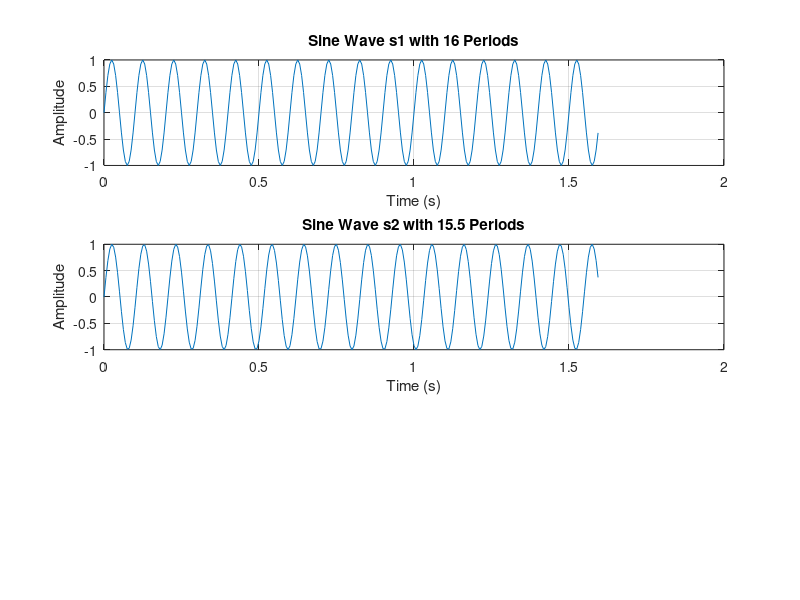

Recreate this plot in MATLAB. (Note: this script raises an error after producing the figure.)
%BE2 - PIFFER CHRISTO Guilherme
clear 
% Parameters
N = 256;            % Number of samples
f1 = 10;            % Frequency of s1 (Hz)
p1 = 16;
p2 = 15.5;
fs = (f1*N)/p1;
f2 = (p2*fs)/N;          % Frequency of s2 (Hz)
t = (0:N-1) / fs;   % Time vector

% Generate s1 and s2
s1 = 1 * sin(2 * pi * f1 * t);
s2 = 1 * sin(2 * pi * f2 * t);

% Plot s1
subplot(3, 1, 1);
plot(t, s1);
title('Sine Wave s1 with 16 Periods');
xlabel('Time (s)');
ylabel('Amplitude');
grid on;

% Plot s2
subplot(3, 1, 2);
plot(t, s2);
title('Sine Wave s2 with 15.5 Periods');
xlabel('Time (s)');
ylabel('Amplitude');
grid on;

load('SigTest.mat')
[frequencies, DFT_modulus] = myspectrum(s1, fs);

% Plot the modulus of the DFT
figure;
subplot(2, 1, 1);
plot(frequencies, DFT_modulus);
title('DFT Modulus');
xlabel('Frequency (Hz)');
ylabel('Amplitude');

% Plot the phase of the DFT
subplot(2, 1, 2);
plot(frequencies, DFT_phase);
title('DFT Phase');
xlabel('Frequency (Hz)');
ylabel('Phase (radians)');
    
% Plot the modulus of the DFT zero padded
figure;
subplot(2, 1, 1);
plot(frequencies_zero_padded, DFT_modulus_zero_padded);
title('DFT Zero Padded Modulus');
xlabel('Frequency (Hz)');
ylabel('Amplitude');

% Plot the phase of the DFT zero padded
subplot(2, 1, 2);
plot(frequencies_zero_padded, DFT_phase_zero_padded);
title('DFT Zero Padded Phase');
xlabel('Frequency (Hz)');
ylabel('Phase (radians)');


function [frequencies, amplitude_spectrum] = myspectrum(signal, sampling_frequency)
    % Calculate the length of the input signal
    N = length(signal);
    
    % Define the factor by which you want to increase spectral resolution (e.g., 16x)
    P = 16;
    M = N * P; % New number of points after zero-paddin
    
    % Compute the FFT of the signal
    DFT = fftshift(fft(signal, M)) / N;

    % Compute the frequencies corresponding to the DFT components
    frequencies = (0:M-1) * (sampling_frequency / M);
    
    % Compute the modulus and phase of the DFT_zero_padded
    amplitude_spectrum = abs(DFT);
    
    % Ensure the frequencies cover the main spectral period
    frequencies = frequencies - sampling_frequency / 2;
end

